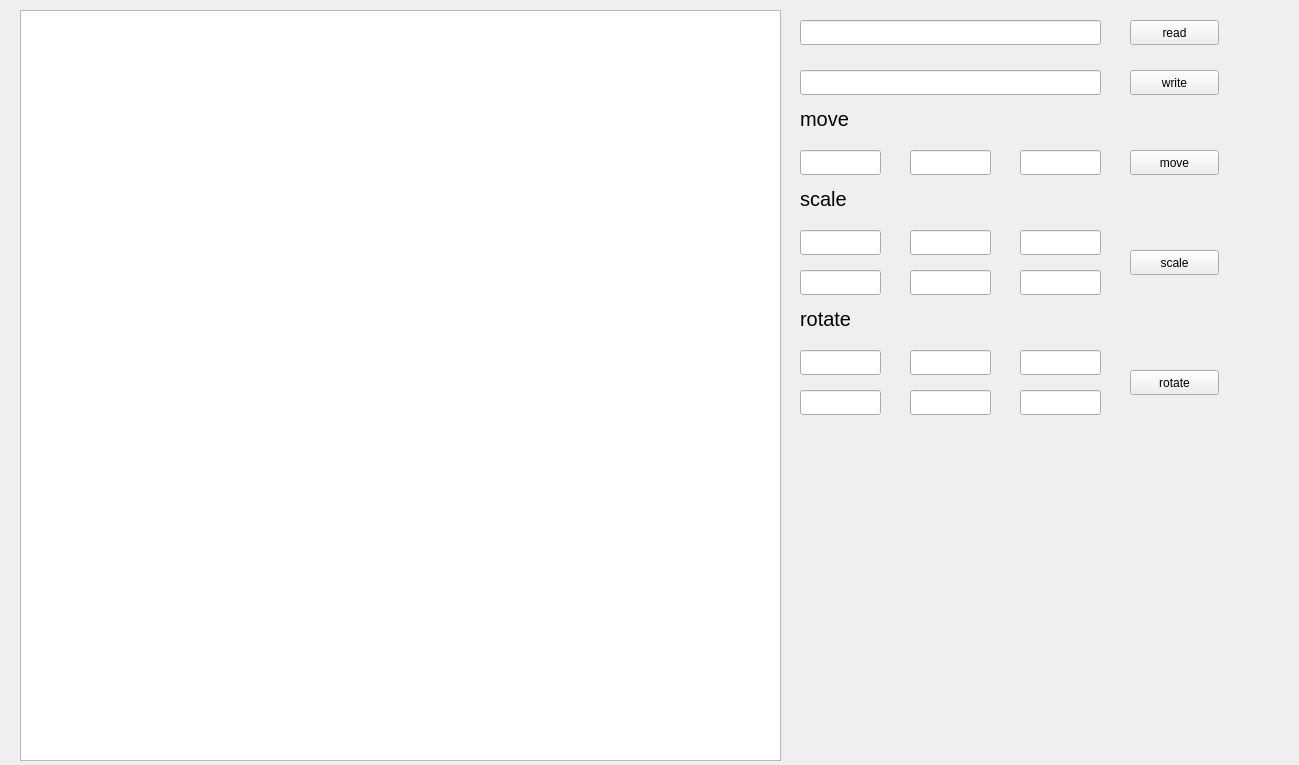
<?xml version="1.0" encoding="UTF-8"?>
<ui version="4.0">
 <class>MainWindow</class>
 <widget class="QMainWindow" name="MainWindow">
  <property name="geometry">
   <rect>
    <x>0</x>
    <y>0</y>
    <width>1299</width>
    <height>765</height>
   </rect>
  </property>
  <property name="windowTitle">
   <string>MainWindow</string>
  </property>
  <widget class="QWidget" name="centralwidget">
   <widget class="QGraphicsView" name="graphicsView">
    <property name="geometry">
     <rect>
      <x>20</x>
      <y>10</y>
      <width>761</width>
      <height>751</height>
     </rect>
    </property>
   </widget>
   <widget class="QLabel" name="label">
    <property name="geometry">
     <rect>
      <x>800</x>
      <y>110</y>
      <width>67</width>
      <height>17</height>
     </rect>
    </property>
    <property name="font">
     <font>
      <pointsize>15</pointsize>
     </font>
    </property>
    <property name="text">
     <string>move</string>
    </property>
   </widget>
   <widget class="QLineEdit" name="dx_input">
    <property name="geometry">
     <rect>
      <x>800</x>
      <y>150</y>
      <width>81</width>
      <height>25</height>
     </rect>
    </property>
   </widget>
   <widget class="QLineEdit" name="dy_input">
    <property name="geometry">
     <rect>
      <x>910</x>
      <y>150</y>
      <width>81</width>
      <height>25</height>
     </rect>
    </property>
   </widget>
   <widget class="QLineEdit" name="dz_input">
    <property name="geometry">
     <rect>
      <x>1020</x>
      <y>150</y>
      <width>81</width>
      <height>25</height>
     </rect>
    </property>
   </widget>
   <widget class="QPushButton" name="move_btn">
    <property name="geometry">
     <rect>
      <x>1130</x>
      <y>150</y>
      <width>89</width>
      <height>25</height>
     </rect>
    </property>
    <property name="text">
     <string>move</string>
    </property>
   </widget>
   <widget class="QLabel" name="label_2">
    <property name="geometry">
     <rect>
      <x>800</x>
      <y>190</y>
      <width>67</width>
      <height>17</height>
     </rect>
    </property>
    <property name="font">
     <font>
      <pointsize>15</pointsize>
     </font>
    </property>
    <property name="text">
     <string>scale</string>
    </property>
   </widget>
   <widget class="QLineEdit" name="sxc_input">
    <property name="geometry">
     <rect>
      <x>800</x>
      <y>230</y>
      <width>81</width>
      <height>25</height>
     </rect>
    </property>
   </widget>
   <widget class="QLineEdit" name="syc_input">
    <property name="geometry">
     <rect>
      <x>910</x>
      <y>230</y>
      <width>81</width>
      <height>25</height>
     </rect>
    </property>
   </widget>
   <widget class="QLineEdit" name="szc_input">
    <property name="geometry">
     <rect>
      <x>1020</x>
      <y>230</y>
      <width>81</width>
      <height>25</height>
     </rect>
    </property>
   </widget>
   <widget class="QLineEdit" name="xy_ang_input">
    <property name="geometry">
     <rect>
      <x>800</x>
      <y>390</y>
      <width>81</width>
      <height>25</height>
     </rect>
    </property>
   </widget>
   <widget class="QLineEdit" name="xz_ang_input">
    <property name="geometry">
     <rect>
      <x>910</x>
      <y>390</y>
      <width>81</width>
      <height>25</height>
     </rect>
    </property>
   </widget>
   <widget class="QLineEdit" name="yz_ang_input">
    <property name="geometry">
     <rect>
      <x>1020</x>
      <y>390</y>
      <width>81</width>
      <height>25</height>
     </rect>
    </property>
   </widget>
   <widget class="QPushButton" name="scale_btn">
    <property name="geometry">
     <rect>
      <x>1130</x>
      <y>250</y>
      <width>89</width>
      <height>25</height>
     </rect>
    </property>
    <property name="text">
     <string>scale</string>
    </property>
   </widget>
   <widget class="QLineEdit" name="rxc_input">
    <property name="geometry">
     <rect>
      <x>800</x>
      <y>350</y>
      <width>81</width>
      <height>25</height>
     </rect>
    </property>
   </widget>
   <widget class="QLineEdit" name="ryc_input">
    <property name="geometry">
     <rect>
      <x>910</x>
      <y>350</y>
      <width>81</width>
      <height>25</height>
     </rect>
    </property>
   </widget>
   <widget class="QLineEdit" name="kz_input">
    <property name="geometry">
     <rect>
      <x>1020</x>
      <y>270</y>
      <width>81</width>
      <height>25</height>
     </rect>
    </property>
   </widget>
   <widget class="QPushButton" name="rotate_btn">
    <property name="geometry">
     <rect>
      <x>1130</x>
      <y>370</y>
      <width>89</width>
      <height>25</height>
     </rect>
    </property>
    <property name="text">
     <string>rotate</string>
    </property>
   </widget>
   <widget class="QLineEdit" name="rzc_input">
    <property name="geometry">
     <rect>
      <x>1020</x>
      <y>350</y>
      <width>81</width>
      <height>25</height>
     </rect>
    </property>
   </widget>
   <widget class="QLineEdit" name="ky_input">
    <property name="geometry">
     <rect>
      <x>910</x>
      <y>270</y>
      <width>81</width>
      <height>25</height>
     </rect>
    </property>
   </widget>
   <widget class="QLineEdit" name="kx_input">
    <property name="geometry">
     <rect>
      <x>800</x>
      <y>270</y>
      <width>81</width>
      <height>25</height>
     </rect>
    </property>
   </widget>
   <widget class="QLabel" name="label_3">
    <property name="geometry">
     <rect>
      <x>800</x>
      <y>310</y>
      <width>67</width>
      <height>17</height>
     </rect>
    </property>
    <property name="font">
     <font>
      <pointsize>15</pointsize>
     </font>
    </property>
    <property name="text">
     <string>rotate</string>
    </property>
   </widget>
   <widget class="QLineEdit" name="infile_input">
    <property name="geometry">
     <rect>
      <x>800</x>
      <y>20</y>
      <width>301</width>
      <height>25</height>
     </rect>
    </property>
   </widget>
   <widget class="QLineEdit" name="outfile_input">
    <property name="geometry">
     <rect>
      <x>800</x>
      <y>70</y>
      <width>301</width>
      <height>25</height>
     </rect>
    </property>
   </widget>
   <widget class="QPushButton" name="read_btn">
    <property name="geometry">
     <rect>
      <x>1130</x>
      <y>20</y>
      <width>89</width>
      <height>25</height>
     </rect>
    </property>
    <property name="text">
     <string>read</string>
    </property>
   </widget>
   <widget class="QPushButton" name="write_btn">
    <property name="geometry">
     <rect>
      <x>1130</x>
      <y>70</y>
      <width>89</width>
      <height>25</height>
     </rect>
    </property>
    <property name="text">
     <string>write</string>
    </property>
   </widget>
  </widget>
 </widget>
 <resources/>
 <connections/>
</ui>
